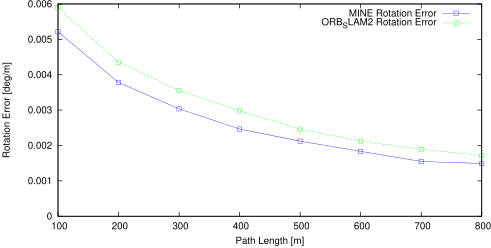

Reproduce this figure in gnuplot.
set term postscript eps enhanced color
set output "08_rl.eps"
set size ratio 0.5
set yrange [0:*]
set xlabel "Path Length [m]"
set ylabel "Rotation Error [deg/m]"
plot "08_rl.txt" using 1:($2*57.3) title 'MINE Rotation Error' lc rgb "#0000FF" pt 4 w linespoints,"08_rl.txt" using 1:($3*57.3) title 'ORB_SLAM2 Rotation Error' lc rgb "#00FF00" pt 4 w linespoints
